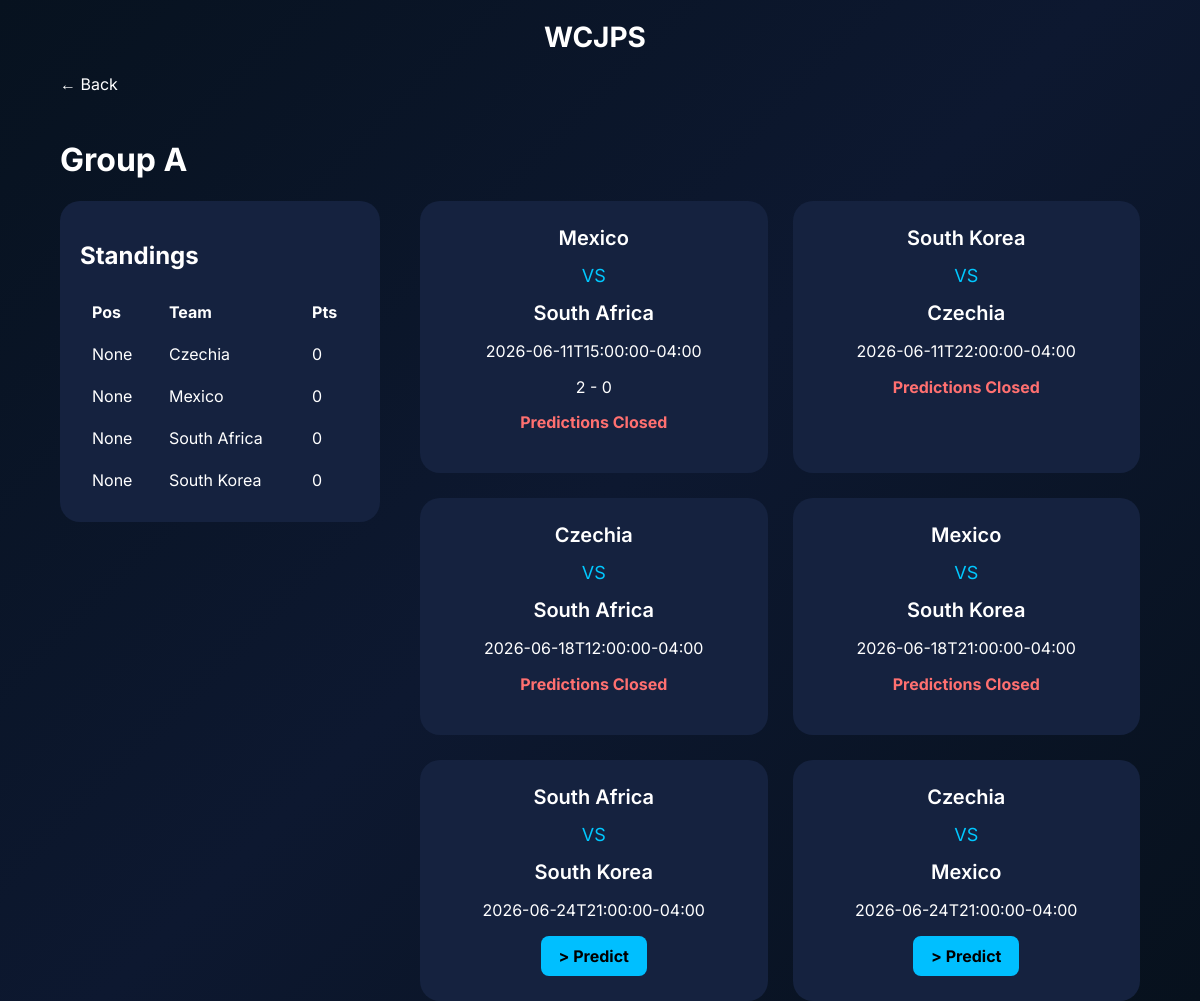
The page /group/A on the database its author committed.
### tables this page shows
CREATE TABLE standings (
            id INTEGER PRIMARY KEY AUTOINCREMENT,
            group_name TEXT,
            team TEXT,
            played INTEGER DEFAULT 0,
            wins INTEGER DEFAULT 0,
            draws INTEGER DEFAULT 0,
            losses INTEGER DEFAULT 0,
            gf INTEGER DEFAULT 0,
            ga INTEGER DEFAULT 0,
            gd INTEGER DEFAULT 0,
            points INTEGER DEFAULT 0,
            position integer,
            UNIQUE(group_name, team)
        );

CREATE TABLE matches (
            id INTEGER PRIMARY KEY,
            team1 TEXT,
            team2 TEXT,
            group_name TEXT,
            stage TEXT,
            match_number INTEGER,
            kickoff DATETIME,
            score1 INTEGER,
            score2 INTEGER,
            status TEXT,
            processed INTEGER DEFAULT 0
        );

### app.py (the view)
@app.route("/group/<group_name>")
def group(group_name):
    matches = get_matches_by_group(group_name)
    standings = get_standings(group_name)
    predictions = {}
    prediction_visibility = {}
    for match in matches:
        preds = get_match_predictions(match["id"])
        print(len(preds))
        if preds:
            print(preds[0].keys())
        if prediction_closed(match["id"]):
            preds.sort(key=lambda p: (-p["points_awarded"], p["submitted_at"]))
        else:
            preds.sort(key=lambda p: p["submitted_at"])
        prediction_visibility[match["id"]] = preds
    if "user_id" in session:
        for match in matches:
            pred = get_prediction(session["user_id"], match["id"])
            predictions[match["id"]] = pred
    return render_template(
        "group.html",
        group_name=group_name,
        matches=matches,
        standings=standings,
        predictions=predictions,
        prediction_visibility=prediction_visibility,
        predict_match=request.args.get("predict", type=int),
    )

### helpers.py (called while the page is built)
def get_connection():
    conn = sqlite3.connect(DB_PATH)
    conn.row_factory = sqlite3.Row
    conn.execute("PRAGMA foreign_keys = ON")
    return conn

def get_matches_by_group(group_name):
    conn = get_connection()
    matches = conn.execute(
        """
        SELECT *
        FROM matches
        WHERE group_name=?
        ORDER BY kickoff
        """,
        (group_name,),
    ).fetchall()
    conn.close()
    return matches

def get_standings(group_name):
    conn = get_connection()
    standings = conn.execute(
        """
        SELECT *
        FROM standings
        WHERE group_name=?
        ORDER BY
            position ASC
        """,
        (group_name,),
    ).fetchall()
    conn.close()
    return standings

def get_match(match_id):
    conn = get_connection()
    match = conn.execute(
        """
        SELECT *

        FROM matches

        WHERE id = ?

        """,
        (match_id,),
    ).fetchone()
    conn.close()
    return match

def prediction_closed(match_id):
    match = get_match(match_id)
    kickoff = datetime.fromisoformat(match["kickoff"])
    lock_time = kickoff - timedelta(minutes=20)
    now = datetime.now(kickoff.tzinfo)
    print(kickoff)
    print(lock_time)
    print(now)
    return now >= lock_time

def get_match_predictions(match_id):
    conn = get_connection()
    predictions = conn.execute(
        """

        SELECT

        users.username,

        predictions.pred1,

        predictions.pred2,

        predictions.points_awarded,

        predictions.submitted_at


        FROM predictions


        JOIN users


        ON users.id = predictions.user_id


        WHERE match_id = ?

        """,
        (match_id,),
    ).fetchall()
    conn.close()
    return predictions

### templates/group.html (shortened to what this page needs)
{% extends "base.html" %} {% block content %}
<a href="{{url_for('home')}}" class="back"> ← Back </a>
<h1>Group {{group_name}}</h1>
<div class="group-layout">
  <div class="standings-card">
    <h2>Standings</h2>
    <table>
      <tr>
        <th>Pos</th>
        <th>Team</th>
        <th>Pts</th>
      </tr>
      {% for team in standings %}
      <tr>
        <td>{{team["position"]}}</td>
        <td>{{team["team"]}}</td>
        <td>{{team["points"]}}</td>
      </tr>
      {% endfor %}
    </table>
  </div>
  <div class="matches-section">
    {% for match in matches %}
    <div class="match-card" id="match-{{match['id']}}">
      <div class="team">{{match["team1"]}}</div>
      <div class="vs">VS</div>
      <div class="team">{{match["team2"]}}</div>
      <p>{{match["kickoff"]}}</p>
      {% if match["processed"] %}
      <div class="match-score">{{match["score1"]}} - {{match["score2"]}}</div>
      {% endif %}
      {% set prediction = predictions.get(match["id"]) %} {% if
      prediction_closed(match["id"]) %}
      <p class="closed-text">Predictions Closed</p>
      {% else %} {% if predict_match == match["id"] %}
      <form
        method="POST"
        action="{{ url_for('predict', match_id=match['id']) }}"
        class="prediction-form"
      >
        <input type="hidden" name="group_name" value="{{group_name}}" />
        <input
          type="number"
          name="pred1"
          min="0"
          max="20"
          required
          value="{{ prediction['pred1'] if prediction else '' }}"
        />
        -
        <input
          type="number"
          name="pred2"
          min="0"
          max="20"
          required
          value="{{ prediction['pred2'] if prediction else '' }}"
        />
        <button>
          {{ "Update Prediction" if prediction else "Save Prediction" }}
        </button>
      </form>
      {% else %}
      <a
        href="{{url_for('group',group_name=group_name)}}?predict={{match['id']}}#match-{{match['id']}}"
        class="predict-button"
      >
        > Predict
      </a>
      {% endif %} {% endif %} {% set preds =
      prediction_visibility.get(match["id"], []) %}
    </div>
    {% endfor %}
  </div>
</div>
{% endblock %}

### static/style.css (style rules this page uses)
html { scroll-behavior: smooth; }
body { font-family: Inter, sans-serif; background: linear-gradient(135deg, #07121f, #0d1830, #07111d); min-height: 100vh; margin: 0; color: white; }
.group-layout { display: grid; grid-template-columns: 320px 1fr; gap: 40px; }
.standings-card { background: #15223f; padding: 20px; border-radius: 20px; align-self: start; position: sticky; top: 20px; }
table { width: 100%; }
th { text-align: left; padding: 10px; }
td { padding: 10px; }
.matches-section { display: grid; grid-template-columns: repeat(auto-fit, minmax(260px, 1fr)); gap: 25px; }
.match-card { background: #15223f; padding: 25px; border-radius: 20px; text-align: center; transition: 0.25s; }
.team { font-size: 20px; font-weight: 600; }
.vs { margin: 15px 0; font-size: 18px; color: #00c8ff; }
.back { display: inline-block; margin-bottom: 25px; color: white; text-decoration: none; }
.predict-button { display: inline-block; padding: 10px 18px; border-radius: 8px; background: #00bfff; text-decoration: none; color: black; font-weight: bold; }
.closed-text { color: #ff7070; font-weight: bold; margin-top: 15px; }

### rows shown on the page
standings: position "None", team "Czechia", points "0"
standings: position "None", team "Mexico", points "0"
standings: position "None", team "South Africa", points "0"
standings: position "None", team "South Korea", points "0"
matches: team1 "Mexico", team2 "South Africa", kickoff "2026-06-11T15:00:00-04:00", score1 "2", score2 "0", shows "Predictions Closed"
matches: team1 "South Korea", team2 "Czechia", kickoff "2026-06-11T22:00:00-04:00", shows "Predictions Closed"
matches: team1 "Czechia", team2 "South Africa", kickoff "2026-06-18T12:00:00-04:00", shows "Predictions Closed"
matches: team1 "Mexico", team2 "South Korea", kickoff "2026-06-18T21:00:00-04:00", shows "Predictions Closed"
matches: team1 "South Africa", team2 "South Korea", kickoff "2026-06-24T21:00:00-04:00"
matches: team1 "Czechia", team2 "Mexico", kickoff "2026-06-24T21:00:00-04:00"

### other values the page prints
{{ group_name }} "A"
